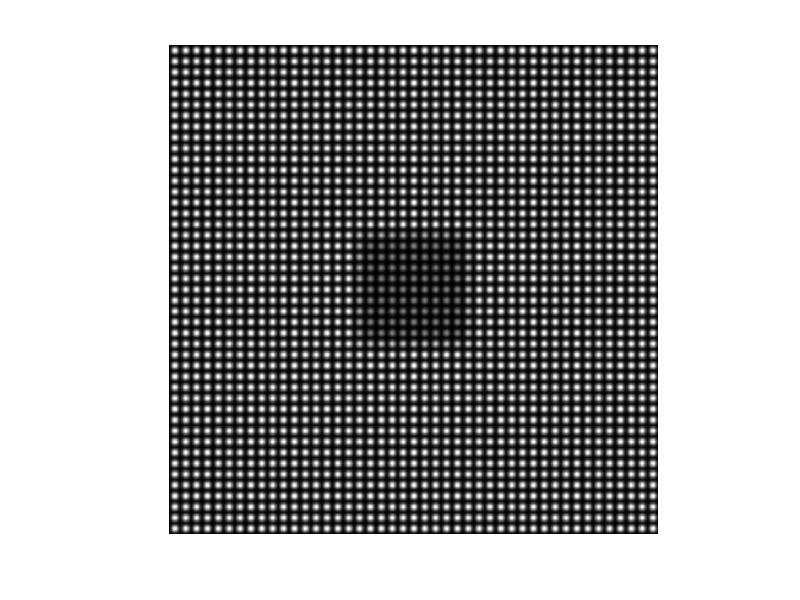
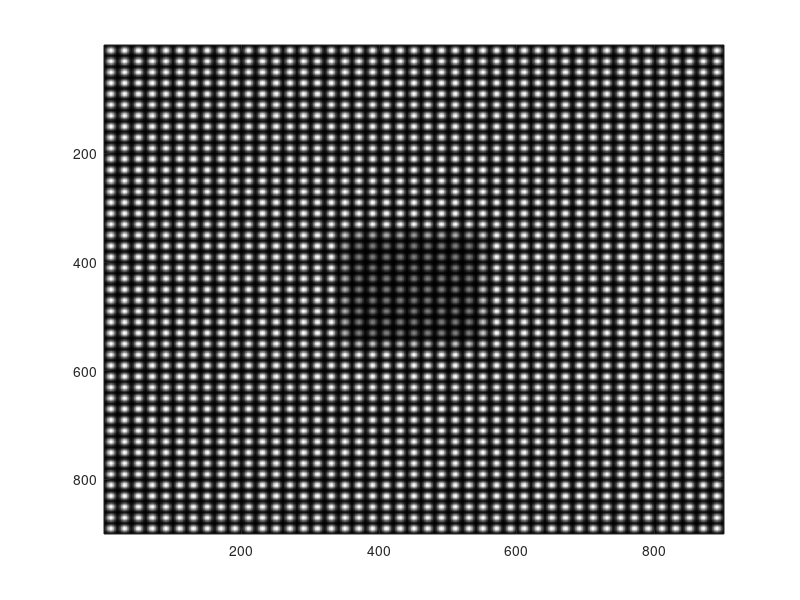

Write MATLAB code to recreate these figures, in order.
function imgs=one_stimuli

%ONE STIMULI WITH SPECIFIC PARAMETERS
clc
clear all
close all

%% Image's parameters
FOV=45;                                 %field of view in degrees
height=900;
width=height;
square_size_deg=10;                     %internal square size in degrees
square_size=square_size_deg/FOV*height; %intenal square size in pixels

%% Contrast parameters
rim_col= 0.2;
square_col= 0.1;

%% Bulge's parameters
bulge_deg=0.5;                        %bulge sizes in degrees
bulge_pix=(bulge_deg./FOV)*height;      %bulge sizes in pixels

%% Resolutions parameters
res=0.5;                                %Desired resolutions in CPD
num_phos_res=res.*2*FOV;                %number of phosphenes in the whole image per resolution 
pix_res=height./num_phos_res;           %number of pixels in one phosphene per resolution          

%% Create the image

edg_x=ceil((width-square_size)/2);
edg_y=ceil((height-square_size)/2);


imageUp=ones(height,width)*rim_col;
imageUp(edg_y+1:edg_y+square_size, edg_x+1:edg_x+square_size)=square_col;

rimInd=find(imageUp==rim_col);
mask=zeros(height,width);
mask(rimInd)=1; 
    
bulge_xstart=floor(((width-bulge_pix)/2)/pix_res)*pix_res;
bulge_ystart=edg_y-bulge_pix+1;
counter=1;
imgs_temp=[];
luminosity=[];
for shift=0:pix_res
    %draw the bulge
    imageUp1=imageUp;
    imageUp1(bulge_ystart:edg_y, bulge_xstart+1+shift:bulge_xstart+bulge_pix+shift)=square_col;
    %The filter
    hsize = pix_res;
    sigma = hsize^0.5;
    h = fspecial('gaussian', hsize, sigma);
    %filter by IMFILTER function
    blur_im = imfilter(imageUp1,h,'replicate');
    %sampling of the picture
    sample_im=zeros(height,width);
    last_sample=width-pix_res+1;
    for i=1:pix_res:last_sample
        for j=1:pix_res:last_sample
            sample_im(i:i+pix_res-1,j:j+pix_res-1)=blur_im(i+floor(pix_res/2),j+floor(pix_res/2));
        end
    end

    %create phosphenes
    Phosphene_Matrix=repmat(h,num_phos_res,num_phos_res);
    phosphene_image=sample_im.*Phosphene_Matrix;
    imgs_temp(:,:,counter)=phosphene_image;
    luminosity(counter)=max(max(mask.*phosphene_image))./max(max(phosphene_image));
    counter=counter+1;
end
ideal_image=find(luminosity==max(luminosity));
imgs=imgs_temp(:,:,ideal_image(1));



%% Display

figure;imshow(imgs,[]);
figure;imagesc(imgs);colormap('gray')




